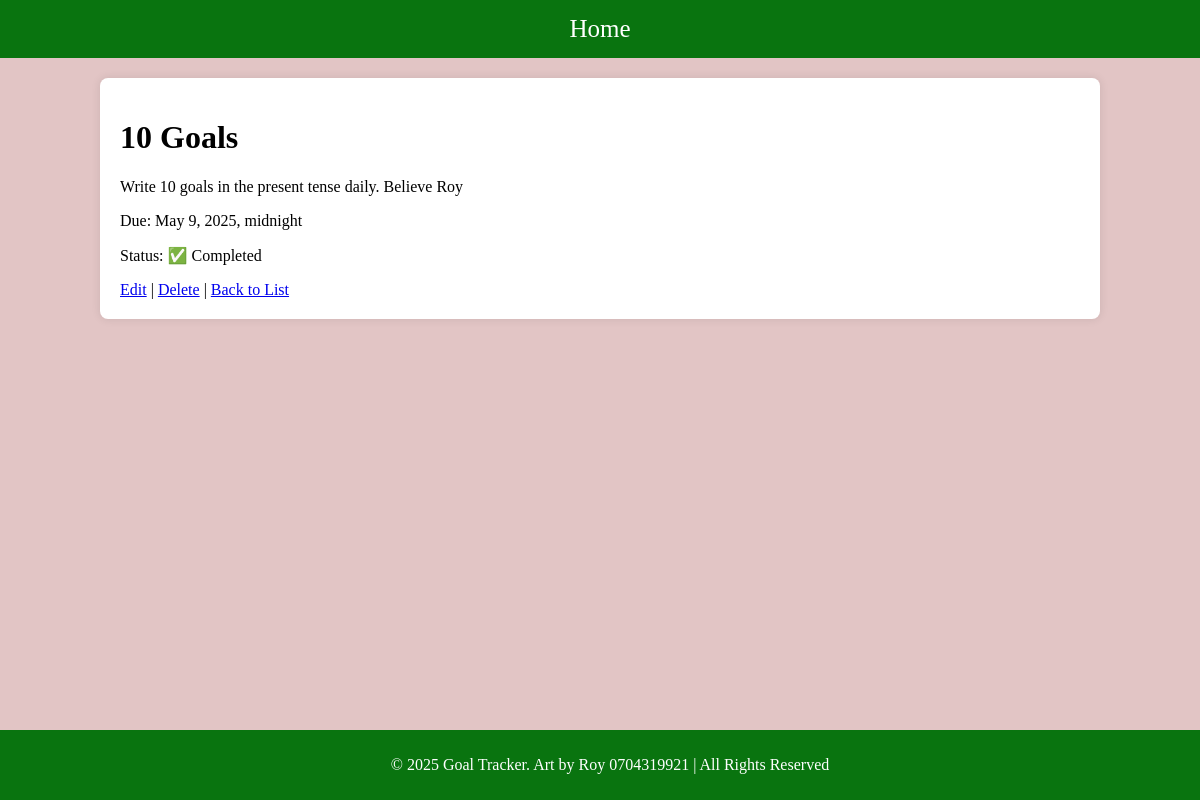
The page /goal/1/ on the database its author committed.
### base/models.py (models this page shows, shortened)
class Goal(models.Model):
    title = models.CharField(max_length = 100)
    description = models.TextField(blank = True)
    created_at = models.DateTimeField(auto_now_add=True)
    due_date = models.DateTimeField(blank=True,null=True)
    is_completed = models.BooleanField(default=False)
    class Meta:
        ordering = ["-is_completed"]

### base/views.py (the view)
# urls.py: path('goal/<int:pk>/', views.GoalDetailView.as_view(), name='goal_detail'),
class GoalDetailView(DetailView):
    model = Goal
    template_name = 'base/goal_detail.html'

### base/templates/base/goal_detail.html
{% extends 'base/main.html' %}
{% block content %}
  <h1>{{ object.title }}</h1>
  <p>{{ object.description }}</p>
  <p>Due: {{ object.due_date }}</p>
  <p>Status: {% if object.is_completed %}✅ Completed{% else %}⏳ In Progress{% endif %}</p>
  <a href="{% url 'goal_edit' object.pk %}">Edit</a> |
  <a href="{% url 'goal_delete' object.pk %}">Delete</a> |
  <a href="{% url 'goal_list' %}">Back to List</a>
{% endblock %}

### base/templates/base/main.html (style rules this page uses)
body { font-family: Times, monospace; margin: 0; padding: 0; background-color: #e2c5c5; }

### rows shown on the page
Goal: title "10 Goals", description "Write 10 goals in the present tense daily. Believe Roy", due_date "May 9, 2025, midnight"
